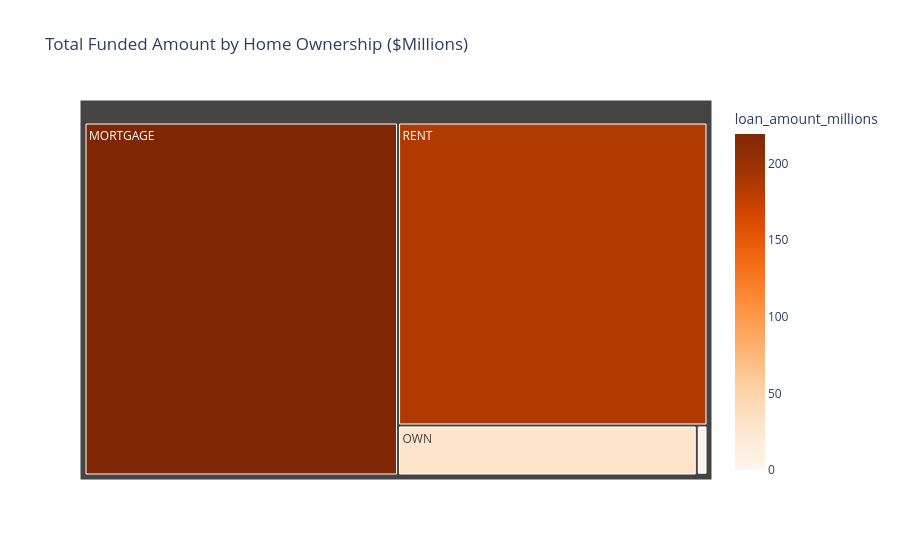

This figure's notebook cell:
### Markdown cell above
## Home ownership By Total Funded Amount

### Code cell
home_funding = df.groupby('home_ownership')['loan_amount'].sum().reset_index()
home_funding['loan_amount_millions'] = home_funding['loan_amount']/1000000

fig = px.treemap(
     home_funding,
     path=['home_ownership'],
     values='loan_amount_millions',
     color='loan_amount_millions',
     color_continuous_scale='oranges',
     title='Total Funded Amount by Home Ownership ($Millions)'
 )

fig.show()

### Figure 1 — Plotly figure (JSON) as saved in the notebook; plotly's stock layout.template omitted (floating-point values rounded to 4 significant figures)
{"data": [{"branchvalues": "total", "customdata": [[219.3], [0.0168], [1.045], [29.6], [185.8]], "domain": {"x": [0, 1], "y": [0, 1]}, "hovertemplate": "labels=%{label}<br>loan_amount_millions_sum=%{value}<br>parent=%{parent}<br>id=%{id}<br>loan_amount_millions=%{color}<extra></extra>", "ids": ["MORTGAGE", "NONE", "OTHER", "OWN", "RENT"], "labels": ["MORTGAGE", "NONE", "OTHER", "OWN", "RENT"], "marker": {"coloraxis": "coloraxis", "colors": [219.3, 0.0168, 1.045, 29.6, 185.8]}, "name": "", "parents": ["", "", "", "", ""], "type": "treemap", "values": [219.3, 0.0168, 1.045, 29.6, 185.8]}], "layout": {"coloraxis": {"colorbar": {"title": {"text": "loan_amount_millions"}}, "colorscale": [[0, "rgb(255,245,235)"], [0.125, "rgb(254,230,206)"], [0.25, "rgb(253,208,162)"], [0.375, "rgb(253,174,107)"], [0.5, "rgb(253,141,60)"], [0.625, "rgb(241,105,19)"], [0.75, "rgb(217,72,1)"], [0.875, "rgb(166,54,3)"], [1, "rgb(127,39,4)"]]}, "legend": {"tracegroupgap": 0}, "title": {"text": "Total Funded Amount by Home Ownership ($Millions)"}}}
